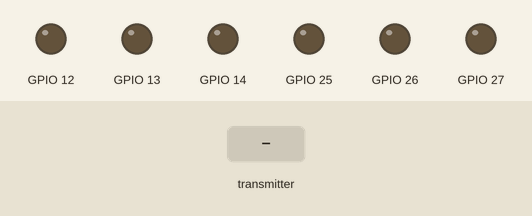
The sketch below on a simulated ESP32. Shown: output pins drawn as LEDs (lit = HIGH). Dashed ring = blinking. Inputs (shaded band) come from the test bench. What the sketch prints to the serial monitor is not drawn.

Above: at 1.2 s.
1.3 s: the transmitter starts sending x = 1024
At 1.45 s:
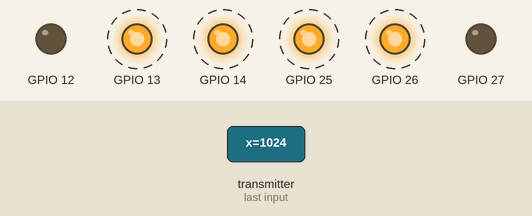
4.3 s: the transmitter starts sending y = 1024
At 4.45 s:
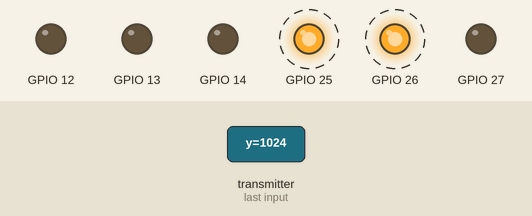
7.3 s: the transmitter starts sending x = 0
At 7.45 s:
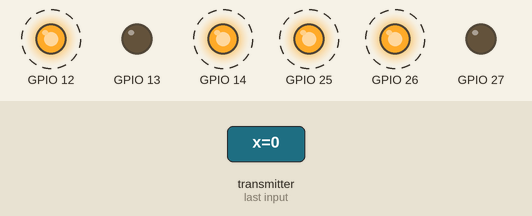
10.3 s: the transmitter starts sending x = 2048
At 10.45 s:
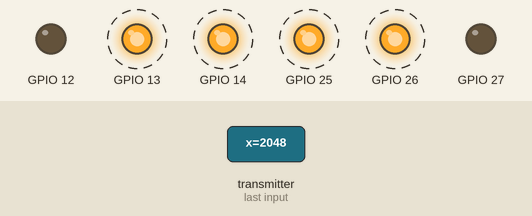
13.3 s: the transmitter starts sending y = 2048
At 13.45 s:
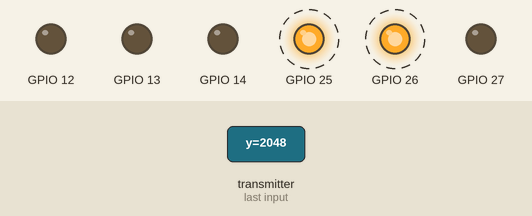
Timing chart, 0 to 17.3 s (numbered marks = the images above; inputs shaded):
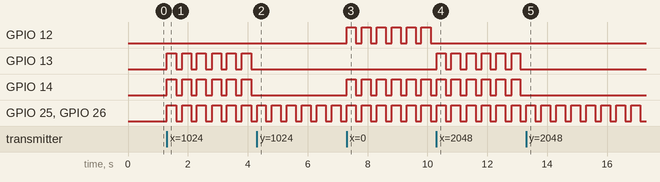

Measured:
- after the input at 1.3 s, GPIO 13, GPIO 14, GPIO 25, GPIO 26: alternates HIGH for 0.30 s and LOW for 0.20 s, starting at once
- after the input at 4.3 s, GPIO 13, GPIO 14: stops changing and stays LOW
- after the input at 7.3 s, GPIO 12, GPIO 14: alternates HIGH for 0.30 s and LOW for 0.20 s, starting at once
- after the input at 10.3 s, GPIO 12: stops changing and stays LOW; GPIO 13: alternates HIGH for 0.30 s and LOW for 0.20 s, starting at once
- after the input at 13.3 s, GPIO 13, GPIO 14: stops changing and stays LOW

The sketch:

ch09_espnow_robot.ino
```cpp
// Rabat Tak - Vol.2 section 9-9-1: ESP-NOW robot (receiver) - ESP32 + L298N / TB6612
// Motor A: PWM GPIO25, IN1 26, IN2 27 | Motor B: PWM GPIO14, IN3 12, IN4 13
// Arduino-ESP32 core 3.x (ledcAttach). Prints its MAC at start: copy it into the remote.
#include <WiFi.h>
#include <esp_now.h>

typedef struct { int16_t x, y; uint8_t btn; } Command;
volatile Command cmd; volatile uint32_t lastRx = 0;

void onRecv(const esp_now_recv_info_t *info, const uint8_t *data, int len) {
  if (len == sizeof(Command)) { memcpy((void *)&cmd, data, len); lastRx = millis(); }
}

void motor(int pwm, int in1, int in2, int s) {
  digitalWrite(in1, s > 0); digitalWrite(in2, s < 0);
  ledcWrite(pwm, constrain(abs(s), 0, 255));
}

void setup() {
  Serial.begin(115200);
  int outs[] = {26, 27, 12, 13};
  for (int p : outs) pinMode(p, OUTPUT);
  ledcAttach(25, 1000, 8); ledcAttach(14, 1000, 8);
  WiFi.mode(WIFI_STA);
  Serial.print("Robot MAC: "); Serial.println(WiFi.macAddress());
  if (esp_now_init() != ESP_OK) { Serial.println("ESP-NOW init failed"); while (1); }
  esp_now_register_recv_cb(onRecv);
}

void loop() {
  int fwd = 0, turn = 0;
  if (millis() - lastRx < 300) {                 // failsafe: stop if no packet for 300 ms
    fwd = cmd.y * 255 / 100; turn = cmd.x * 255 / 100;
    if (abs(fwd) < 25) fwd = 0;                  // dead zone
    if (abs(turn) < 25) turn = 0;
  }
  motor(25, 26, 27, fwd + turn);                 // left
  motor(14, 12, 13, fwd - turn);                 // right
  delay(10);
}
```
